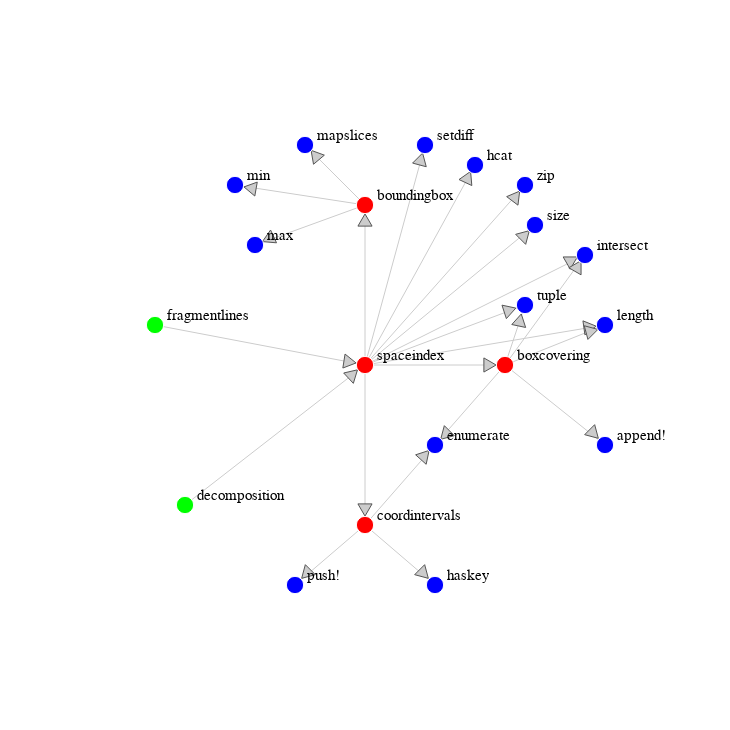

Notebook code cell kept with this figure:
### Markdown cell above
### grafico con le funzioni iniziali che coinvolgono spaceindex

### Code cell
using Vega
using VegaDatasets
plot = @vgplot(
    height=720,
    width=720,
    padding=5,
    marks=[
        {
            encode={
                update={
                    stroke={
                        value="#ccc"
                    },
                    path={
                        field="path"
                    }
                }
            },
            from={
                data="edges"
            },
            type="path"
        },
        {
            type="symbol",
            from={
                data="arrows"
            },
            encode={
                update={
                    shape={
                        value="triangle-up"
                    },
                    x={
                        field="x"
                    },
                    angle={
                        field="angle"
                    },
                    y={
                        field="y"
                    }
                },
                enter={
                    shape={
                        value="triangle-up"
                    },
                    fill={
                        value="#ccc"
                    },
                    size={
                        value=200
                    },
                    stroke={
                        value="#555"
                    },
                    strokeWidth={
                        value=1
                    }
                }
            }
        },
        {
            encode={
                update={
                    x={
                        field="x"
                    },
                    fill={
                        field="color"
                    },
                    y={
                        field="y"
                    }
                },
                enter={
                    stroke={
                        value="#fff"
                    },
                    size={
                        value=300
                    }
                }
            },
            from={
                data="nodes"
            },
            type="symbol"
        },
        {
            encode={
                update={
                    align={
                        signal="datum.children ? 'right' : 'left'"
                    },
                    x={
                        field="x"
                    },
                    dx={
                        value=12                    
                    },
                    y={
                        field="y"
                    },
                    dy={
                        value=-10                    
                    },
                },
                enter={
                    fontSize={
                        value=15
                    },
                    text={
                        field="name"
                    },
                    baseline={
                        value="middle"
                    }
                }
            },
            from={
                data="nodes"
            },
            type="text"
        }
    ],
    data=[
        {
            name="nodes",
            values= [
                {id= 1, name="spaceindex", x=  360, y=360, color="#f00"},
                {id= 2, name="boundingbox", x=  360, y=200, color="#f00"},
                {id= 3, name="coordintervals", x=  360, y=520, color="#f00"},
                {id= 4, name="boxcovering", x=  500, y=360, color="#f00"},
                {id= 5, name="fragmentlines", x=  150, y=320, color="#0f0"},
                {id= 6, name="decomposition", x=  180, y=500, color="#0f0"},
                {id= 7, name="setdiff", x=  420, y=140, color="#00f"},
                {id= 8, name="hcat", x=  470, y=160, color="#00f"},
                {id= 9, name="zip", x=  520, y=180, color="#00f"},
                {id= 10, name="size", x=  530, y=220, color="#00f"},
                {id= 11, name="intersect", x=  580, y=250, color="#00f"},
                {id= 12, name="tuple", x=  520, y=300, color="#00f"},
                {id= 13, name="length", x=  600, y=320, color="#00f"},
                {id= 14, name="enumerate", x=  430, y=440, color="#00f"},
                {id= 15, name="append!", x=  600, y=440, color="#00f"},
                {id= 16, name="haskey", x=  430, y=580, color="#00f"},
                {id= 17, name="push!", x=  290, y=580, color="#00f"},
                {id= 18, name="mapslices", x=  300, y=140, color="#00f"},
                {id= 19, name="min", x=  230, y=180, color="#00f"},
                {id= 20, name="max", x=  250, y=240, color="#00f"},
              ],
            transform= [
                {
                  type= "formula",
                  expr= "atan2(datum.y, datum.x)",
                  as= "angle"
                },
                {
                  type= "formula",
                  expr= "sqrt(datum.y * datum.y + datum.x * datum.x)",
                  as= "radius"
                }
              ]
        },
        {
              name= "edges",
              values= [
                {s=1, t=2},
                {s=1, t=7},
                {s=1, t=8},
                {s=1, t=9},
                {s=1, t=10},
                {s=1, t=11},
                {s=1, t=12},
                {s=1, t=13},
                {s=1, t=3},
                {s=1, t=4},
                {s=2, t=18},
                {s=2, t=19},
                {s=2, t=20},
                {s=3, t=14},
                {s=3, t=16},
                {s=3, t=17},
                {s=4, t=11},
                {s=4, t=12},
                {s=4, t=13},
                {s=4, t=14},
                {s=4, t=15},
                {s=5, t=1},
                {s=6, t=1},
              ],
              transform= [
                {
                  type= "lookup",
                  from= "nodes",
                  key= "id",
                  fields= ["s", "t"],
                  as= ["source", "target"]
                },
                {
                  type= "linkpath",
                  shape= "line"
                }
            ],
        },
        {
            name="arrows",
            values=[
                {id=1, x=360, y=215, angle=0},
                {id=2, x=416, y=154, angle=15},
                {id=3, x=463, y=172, angle=25},
                {id=4, x=511, y=191, angle=37},
                {id=5, x=520, y=230, angle=45},
                {id=6, x=567, y=255, angle=60},
                {id=7, x=505, y=305, angle=72},
                {id=8, x=585, y=322, angle=82},
                {id=9, x=485, y=360, angle=90},
                {id=10, x=360, y=505, angle=180},
                {id=11, x=348, y=369, angle=47},
                {id=12, x=345, y=357, angle=99},
                {id=13, x=310, y=150, angle=-40},
                {id=14, x=245, y=183, angle=-80},
                {id=15, x=263, y=234, angle=-115},
                {id=16, x=573, y=261, angle=30},
                {id=17, x=515, y=315, angle=12},
                {id=18, x=587, y=326, angle=75},
                {id=19, x=589, y=429, angle=135},
                {id=20, x=440, y=430, angle=-135},
                {id=21, x=420, y=450, angle=42},
                {id=22, x=419, y=569, angle=135},
                {id=23, x=301, y=569, angle=-135},
                
            ]
        }
    ]
)

### Figure 1 — Vega specification as saved in the notebook (floating-point values rounded to 4 significant figures)
{"data": [{"name": "nodes", "transform": [{"as": "angle", "expr": "atan2(datum.y, datum.x)", "type": "formula"}, {"as": "radius", "expr": "sqrt(datum.y * datum.y + datum.x * datum.x)", "type": "formula"}], "values": [{"color": "#f00", "id": 1, "name": "spaceindex", "x": 360, "y": 360}, {"color": "#f00", "id": 2, "name": "boundingbox", "x": 360, "y": 200}, {"color": "#f00", "id": 3, "name": "coordintervals", "x": 360, "y": 520}, {"color": "#f00", "id": 4, "name": "boxcovering", "x": 500, "y": 360}, {"color": "#0f0", "id": 5, "name": "fragmentlines", "x": 150, "y": 320}, {"color": "#0f0", "id": 6, "name": "decomposition", "x": 180, "y": 500}, {"color": "#00f", "id": 7, "name": "setdiff", "x": 420, "y": 140}, {"color": "#00f", "id": 8, "name": "hcat", "x": 470, "y": 160}, {"color": "#00f", "id": 9, "name": "zip", "x": 520, "y": 180}, {"color": "#00f", "id": 10, "name": "size", "x": 530, "y": 220}, {"color": "#00f", "id": 11, "name": "intersect", "x": 580, "y": 250}, {"color": "#00f", "id": 12, "name": "tuple", "x": 520, "y": 300}, {"color": "#00f", "id": 13, "name": "length", "x": 600, "y": 320}, {"color": "#00f", "id": 14, "name": "enumerate", "x": 430, "y": 440}, {"color": "#00f", "id": 15, "name": "append!", "x": 600, "y": 440}, {"color": "#00f", "id": 16, "name": "haskey", "x": 430, "y": 580}, {"color": "#00f", "id": 17, "name": "push!", "x": 290, "y": 580}, {"color": "#00f", "id": 18, "name": "mapslices", "x": 300, "y": 140}, {"color": "#00f", "id": 19, "name": "min", "x": 230, "y": 180}, {"color": "#00f", "id": 20, "name": "max", "x": 250, "y": 240}]}, {"name": "edges", "transform": [{"as": ["source", "target"], "fields": ["s", "t"], "from": "nodes", "key": "id", "type": "lookup"}, {"shape": "line", "type": "linkpath"}], "values": [{"s": 1, "t": 2}, {"s": 1, "t": 7}, {"s": 1, "t": 8}, {"s": 1, "t": 9}, {"s": 1, "t": 10}, {"s": 1, "t": 11}, {"s": 1, "t": 12}, {"s": 1, "t": 13}, {"s": 1, "t": 3}, {"s": 1, "t": 4}, {"s": 2, "t": 18}, {"s": 2, "t": 19}, {"s": 2, "t": 20}, {"s": 3, "t": 14}, {"s": 3, "t": 16}, {"s": 3, "t": 17}, {"s": 4, "t": 11}, {"s": 4, "t": 12}, {"s": 4, "t": 13}, {"s": 4, "t": 14}, {"s": 4, "t": 15}, {"s": 5, "t": 1}, {"s": 6, "t": 1}]}, {"name": "arrows", "values": [{"angle": 0, "id": 1, "x": 360, "y": 215}, {"angle": 15, "id": 2, "x": 416, "y": 154}, {"angle": 25, "id": 3, "x": 463, "y": 172}, {"angle": 37, "id": 4, "x": 511, "y": 191}, {"angle": 45, "id": 5, "x": 520, "y": 230}, {"angle": 60, "id": 6, "x": 567, "y": 255}, {"angle": 72, "id": 7, "x": 505, "y": 305}, {"angle": 82, "id": 8, "x": 585, "y": 322}, {"angle": 90, "id": 9, "x": 485, "y": 360}, {"angle": 180, "id": 10, "x": 360, "y": 505}, {"angle": 47, "id": 11, "x": 348, "y": 369}, {"angle": 99, "id": 12, "x": 345, "y": 357}, {"angle": -40, "id": 13, "x": 310, "y": 150}, {"angle": -80, "id": 14, "x": 245, "y": 183}, {"angle": -115, "id": 15, "x": 263, "y": 234}, {"angle": 30, "id": 16, "x": 573, "y": 261}, {"angle": 12, "id": 17, "x": 515, "y": 315}, {"angle": 75, "id": 18, "x": 587, "y": 326}, {"angle": 135, "id": 19, "x": 589, "y": 429}, {"angle": -135, "id": 20, "x": 440, "y": 430}, {"angle": 42, "id": 21, "x": 420, "y": 450}, {"angle": 135, "id": 22, "x": 419, "y": 569}, {"angle": -135, "id": 23, "x": 301, "y": 569}]}], "height": 720, "marks": [{"encode": {"update": {"path": {"field": "path"}, "stroke": {"value": "#ccc"}}}, "from": {"data": "edges"}, "type": "path"}, {"encode": {"enter": {"fill": {"value": "#ccc"}, "shape": {"value": "triangle-up"}, "size": {"value": 200}, "stroke": {"value": "#555"}, "strokeWidth": {"value": 1}}, "update": {"angle": {"field": "angle"}, "shape": {"value": "triangle-up"}, "x": {"field": "x"}, "y": {"field": "y"}}}, "from": {"data": "arrows"}, "type": "symbol"}, {"encode": {"enter": {"size": {"value": 300}, "stroke": {"value": "#fff"}}, "update": {"fill": {"field": "color"}, "x": {"field": "x"}, "y": {"field": "y"}}}, "from": {"data": "nodes"}, "type": "symbol"}, {"encode": {"enter": {"baseline": {"value": "middle"}, "fontSize": {"value": 15}, "text": {"field": "name"}}, "update": {"align": {"signal": "datum.children ? 'right' : 'left'"}, "dx": {"value": 12}, "dy": {"value": -10}, "x": {"field": "x"}, "y": {"field": "y"}}}, "from": {"data": "nodes"}, "type": "text"}], "padding": 5, "width": 720}
